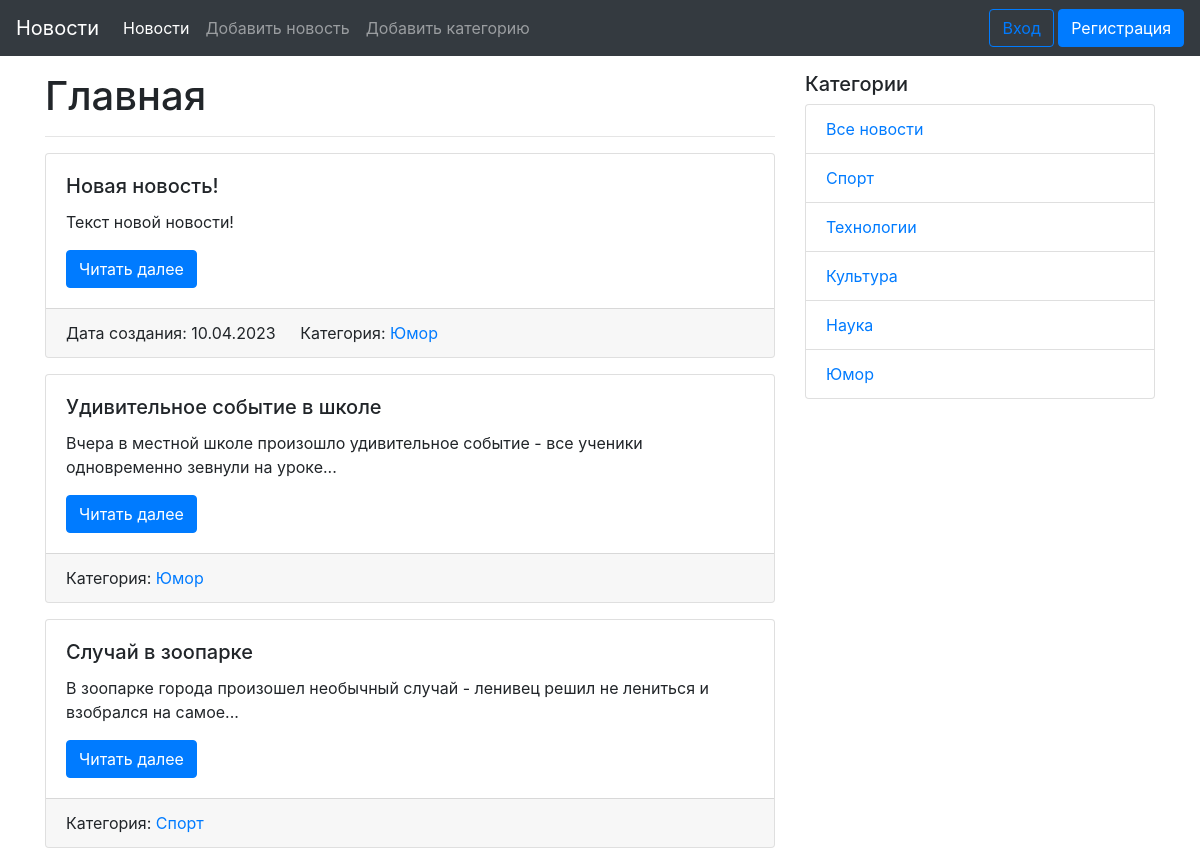
Before: / (upper part) with the older database file.
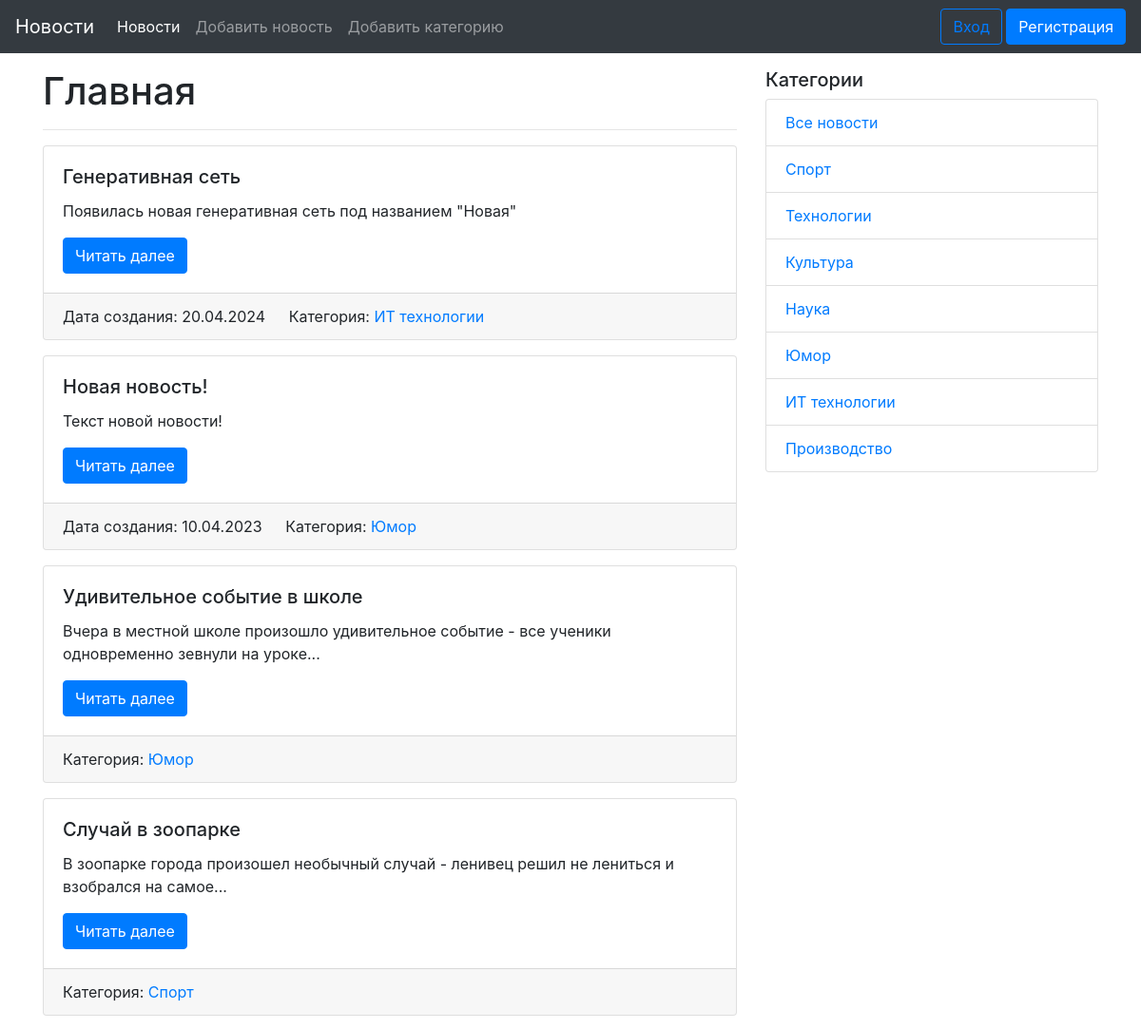
After: the same page with the newer database file.
### models.py (models this page shows, shortened)
class News(db.Model):
    id = db.Column(db.Integer, primary_key=True)
    title = db.Column(db.String(255), unique=True, nullable=False)
    text = db.Column(db.Text, nullable=False)
    created_date = db.Column(db.DateTime, default=datetime.utcnow)
    category_id = db.Column(db.Integer, db.ForeignKey('category.id'), nullable=True)
    category = db.relationship('Category', back_populates='news')
    user_id = db.Column(db.Integer, db.ForeignKey('user.id'))
    user = db.relationship('User', back_populates='news')

class Category(db.Model):
    id = db.Column(db.Integer, primary_key=True)
    title = db.Column(db.String(255), nullable=False)
    news = db.relationship('News', back_populates='category')

### views.py (the view)
@app.route('/')
def index():
    news_list = News.query.order_by(News.created_date).all()
    categories = Category.query.all()
    return render_template('index.html',
                           news=news_list[::-1],
                           categories=categories)

### templates/index.html (shortened to what this page needs)
{% extends "base.html" %}
{% block content %}
  <h1>Главная</h1>
  <hr>
  {% for news in news %}
  <div class="card mb-3">
    <div class="card-body">
      <h5 class="card-title">{{ news.title }}</h5>
      <p class="card-text">{{ news.text|truncate(100) }}</p>
      <a href="{{ url_for('news_detail', id=news.id) }}" class="btn btn-primary">Читать далее</a>
    </div>
    <div class="card-footer">
      {% if news.created_date %}
        <span class="card-link">Дата создания: {{ news.created_date.strftime('%d.%m.%Y') }}</span>
      {% endif %}
      {% if news.category %}
        <span class="card-link">Категория: <a href="{{ url_for('news_in_category', id=news.category.id) }}">{{ news.category.title }}</a></span>
      {% endif %}
    </div>
  </div>
  {% else %}
  <p class="card-text">Новостей пока нет!</p>
  {% endfor %}
{% endblock content %}

### templates/side_navigation.html
<div class="col-md-4">
  <h5>Категории</h5>
  <ul class="list-group">
    <li class="list-group-item"><a href="{{ url_for('index') }}">Все новости</a></li>
    {% for category in categories %}
      <li class="list-group-item"><a href="{{ url_for('news_in_category', id=category.id) }}">{{ category.title }}</a></li>
    {% endfor %}
  </ul>
</div>

Changed rows visible on the page:
added News: title "Генеративная сеть", text "Появилась новая генеративная сеть под названием \"Новая\"", created_date "20.04.2024", category "ИТ технологии"
added Category: title "ИТ технологии"
added Category: title "Производство"
